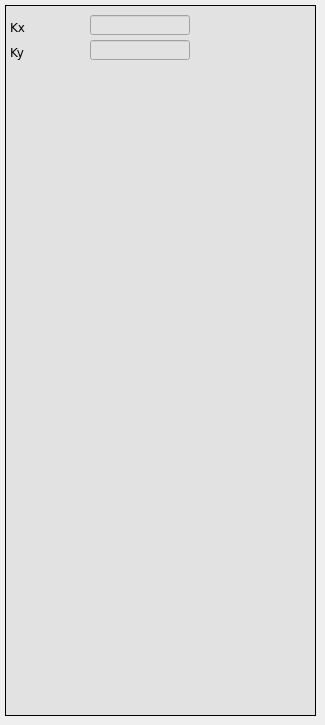
      <widget class="QWidget" name="sc">
       <attribute name="title">
        <string>Calib fact</string>
       </attribute>
       <widget class="caFrame" name="caframe">
        <property name="geometry">
         <rect>
          <x>5</x>
          <y>5</y>
          <width>311</width>
          <height>711</height>
         </rect>
        </property>
        <property name="styleSheet">
         <string notr="true">background-color: rgb(226, 226, 226);</string>
        </property>
        <property name="frameShape">
         <enum>QFrame::Box</enum>
        </property>
        <widget class="caTextEntry" name="catextentry_15">
         <property name="geometry">
          <rect>
           <x>85</x>
           <y>35</y>
           <width>100</width>
           <height>20</height>
          </rect>
         </property>
         <property name="font">
          <font>
           <family>DejaVu Sans</family>
           <pointsize>9</pointsize>
           <stylestrategy>PreferDefault</stylestrategy>
          </font>
         </property>
         <property name="alignment">
          <set>Qt::AlignRight|Qt::AlignTrailing|Qt::AlignVCenter</set>
         </property>
         <property name="channel" stdset="0">
          <string notr="true">$(DEVICE):dsp:calib:setup:Y:amp_scale</string>
         </property>
         <property name="background">
          <color>
           <red>255</red>
           <green>255</green>
           <blue>127</blue>
          </color>
         </property>
         <property name="colorMode">
          <enum>caLineEdit::Static</enum>
         </property>
         <property name="precision">
          <number>4</number>
         </property>
         <property name="precisionMode">
          <enum>caLineEdit::User</enum>
         </property>
         <property name="limitsMode">
          <enum>caLineEdit::User</enum>
         </property>
         <property name="maxValue">
          <double>2.000000000000000</double>
         </property>
         <property name="minValue">
          <double>0.100000000000000</double>
         </property>
        </widget>
        <widget class="QLabel" name="label_18">
         <property name="geometry">
          <rect>
           <x>5</x>
           <y>10</y>
           <width>61</width>
           <height>25</height>
          </rect>
         </property>
         <property name="font">
          <font>
           <family>DejaVu Sans</family>
           <weight>50</weight>
           <bold>false</bold>
          </font>
         </property>
         <property name="text">
          <string>Kx</string>
         </property>
        </widget>
        <widget class="caTextEntry" name="catextentry_16">
         <property name="geometry">
          <rect>
           <x>85</x>
           <y>10</y>
           <width>100</width>
           <height>20</height>
          </rect>
         </property>
         <property name="font">
          <font>
           <family>DejaVu Sans</family>
           <pointsize>9</pointsize>
           <stylestrategy>PreferDefault</stylestrategy>
          </font>
         </property>
         <property name="alignment">
          <set>Qt::AlignRight|Qt::AlignTrailing|Qt::AlignVCenter</set>
         </property>
         <property name="channel" stdset="0">
          <string notr="true">$(DEVICE):dsp:calib:setup:X:amp_scale</string>
         </property>
         <property name="background">
          <color>
           <red>255</red>
           <green>255</green>
           <blue>127</blue>
          </color>
         </property>
         <property name="colorMode">
          <enum>caLineEdit::Static</enum>
         </property>
         <property name="precision">
          <number>4</number>
         </property>
         <property name="precisionMode">
          <enum>caLineEdit::User</enum>
         </property>
         <property name="maxValue">
          <double>2.000000000000000</double>
         </property>
         <property name="minValue">
          <double>0.100000000000000</double>
         </property>
        </widget>
        <widget class="QLabel" name="label_19">
         <property name="geometry">
          <rect>
           <x>5</x>
           <y>35</y>
           <width>61</width>
           <height>25</height>
          </rect>
         </property>
         <property name="font">
          <font>
           <family>DejaVu Sans</family>
           <weight>50</weight>
           <bold>false</bold>
          </font>
         </property>
         <property name="text">
          <string>Ky</string>
         </property>
        </widget>
       </widget>
      </widget>
